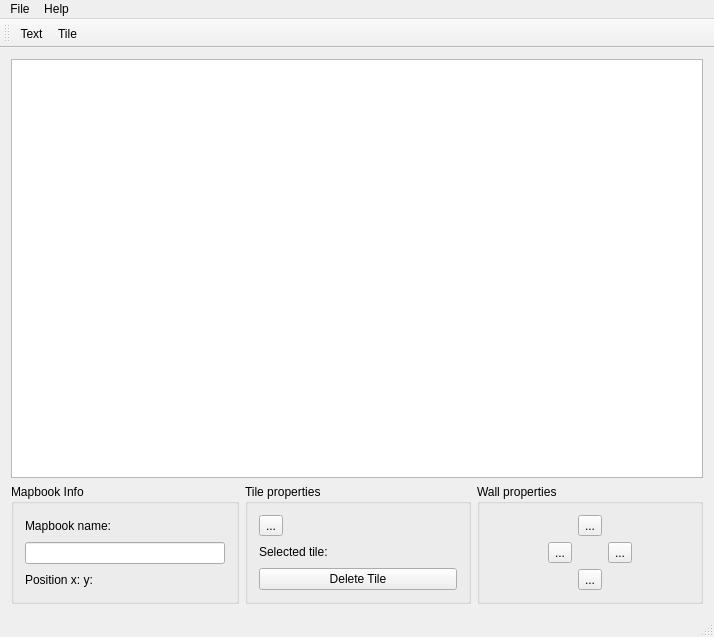
<?xml version="1.0" encoding="UTF-8"?>
<ui version="4.0">
 <class>MainWindow</class>
 <widget class="QMainWindow" name="MainWindow">
  <property name="geometry">
   <rect>
    <x>0</x>
    <y>0</y>
    <width>714</width>
    <height>637</height>
   </rect>
  </property>
  <property name="windowTitle">
   <string>MainWindow</string>
  </property>
  <widget class="QWidget" name="centralWidget">
   <layout class="QVBoxLayout" name="verticalLayout_3">
    <item>
     <layout class="QVBoxLayout" name="verticalLayout_2">
      <item>
       <layout class="QHBoxLayout" name="horizontalLayout"/>
      </item>
      <item>
       <widget class="QGraphicsView" name="graphicsView">
        <property name="mouseTracking">
         <bool>true</bool>
        </property>
        <property name="dragMode">
         <enum>QGraphicsView::NoDrag</enum>
        </property>
       </widget>
      </item>
      <item>
       <layout class="QHBoxLayout" name="horizontalLayout_2">
        <item>
         <widget class="QGroupBox" name="groupBox_3">
          <property name="title">
           <string>Mapbook Info</string>
          </property>
          <layout class="QVBoxLayout" name="verticalLayout">
           <item>
            <widget class="QLabel" name="label">
             <property name="text">
              <string>Mapbook name:</string>
             </property>
            </widget>
           </item>
           <item>
            <widget class="QLineEdit" name="mapbookLineEdit">
             <property name="sizePolicy">
              <sizepolicy hsizetype="Fixed" vsizetype="Fixed">
               <horstretch>0</horstretch>
               <verstretch>0</verstretch>
              </sizepolicy>
             </property>
             <property name="minimumSize">
              <size>
               <width>200</width>
               <height>0</height>
              </size>
             </property>
            </widget>
           </item>
           <item>
            <widget class="QLabel" name="gridLabel">
             <property name="text">
              <string>Position x: y:</string>
             </property>
            </widget>
           </item>
          </layout>
         </widget>
        </item>
        <item>
         <widget class="QGroupBox" name="groupBox_2">
          <property name="title">
           <string>Tile properties</string>
          </property>
          <layout class="QVBoxLayout" name="verticalLayout_5">
           <item>
            <layout class="QVBoxLayout" name="verticalLayout_4">
             <item>
              <widget class="QToolButton" name="floorButton">
               <property name="text">
                <string>...</string>
               </property>
               <property name="popupMode">
                <enum>QToolButton::InstantPopup</enum>
               </property>
              </widget>
             </item>
             <item>
              <widget class="QLabel" name="selectorLabel">
               <property name="text">
                <string>Selected tile:</string>
               </property>
              </widget>
             </item>
             <item>
              <widget class="QPushButton" name="tileDeleteButton">
               <property name="text">
                <string>Delete Tile</string>
               </property>
              </widget>
             </item>
            </layout>
           </item>
          </layout>
         </widget>
        </item>
        <item>
         <widget class="QGroupBox" name="groupBox">
          <property name="title">
           <string>Wall properties</string>
          </property>
          <layout class="QGridLayout" name="gridLayout_2">
           <item row="1" column="0">
            <layout class="QGridLayout" name="gridLayout">
             <item row="2" column="0">
              <widget class="QToolButton" name="wallLeftButton">
               <property name="text">
                <string>...</string>
               </property>
               <property name="popupMode">
                <enum>QToolButton::InstantPopup</enum>
               </property>
              </widget>
             </item>
             <item row="2" column="2">
              <widget class="QToolButton" name="wallRightButton">
               <property name="text">
                <string>...</string>
               </property>
               <property name="popupMode">
                <enum>QToolButton::InstantPopup</enum>
               </property>
              </widget>
             </item>
             <item row="0" column="1">
              <widget class="QToolButton" name="wallUpButton">
               <property name="text">
                <string>...</string>
               </property>
               <property name="popupMode">
                <enum>QToolButton::InstantPopup</enum>
               </property>
              </widget>
             </item>
             <item row="3" column="1">
              <widget class="QToolButton" name="wallDownButton">
               <property name="text">
                <string>...</string>
               </property>
               <property name="popupMode">
                <enum>QToolButton::InstantPopup</enum>
               </property>
              </widget>
             </item>
            </layout>
           </item>
          </layout>
         </widget>
        </item>
       </layout>
      </item>
     </layout>
    </item>
   </layout>
  </widget>
  <widget class="QMenuBar" name="menuBar">
   <property name="geometry">
    <rect>
     <x>0</x>
     <y>0</y>
     <width>714</width>
     <height>22</height>
    </rect>
   </property>
   <widget class="QMenu" name="menuFile">
    <property name="title">
     <string>File</string>
    </property>
    <addaction name="actionMap_Preferences"/>
    <addaction name="separator"/>
    <addaction name="actionLoad"/>
    <addaction name="actionSaveAs"/>
    <addaction name="actionSave"/>
    <addaction name="actionQuit"/>
   </widget>
   <widget class="QMenu" name="menuHelp">
    <property name="title">
     <string>Help</string>
    </property>
    <addaction name="actionAbout"/>
   </widget>
   <addaction name="menuFile"/>
   <addaction name="menuHelp"/>
  </widget>
  <widget class="QToolBar" name="mainToolBar">
   <property name="toolButtonStyle">
    <enum>Qt::ToolButtonTextBesideIcon</enum>
   </property>
   <attribute name="toolBarArea">
    <enum>TopToolBarArea</enum>
   </attribute>
   <attribute name="toolBarBreak">
    <bool>false</bool>
   </attribute>
   <addaction name="actionText"/>
   <addaction name="actionTile"/>
  </widget>
  <widget class="QStatusBar" name="statusBar"/>
  <action name="actionLoad">
   <property name="text">
    <string>Load</string>
   </property>
  </action>
  <action name="actionSave">
   <property name="text">
    <string>Save</string>
   </property>
  </action>
  <action name="actionQuit">
   <property name="text">
    <string>Quit</string>
   </property>
  </action>
  <action name="actionAbout">
   <property name="text">
    <string>About</string>
   </property>
  </action>
  <action name="actionSaveAs">
   <property name="text">
    <string>Save as ..</string>
   </property>
  </action>
  <action name="actionMap_Preferences">
   <property name="text">
    <string>Map Preferences</string>
   </property>
  </action>
  <action name="actionText">
   <property name="checkable">
    <bool>true</bool>
   </property>
   <property name="text">
    <string>Text</string>
   </property>
   <property name="toolTip">
    <string>Write text</string>
   </property>
  </action>
  <action name="actionTile">
   <property name="checkable">
    <bool>true</bool>
   </property>
   <property name="text">
    <string>Tile</string>
   </property>
   <property name="toolTip">
    <string>Add Tiles</string>
   </property>
  </action>
 </widget>
 <layoutdefault spacing="6" margin="11"/>
 <resources/>
 <connections/>
</ui>
